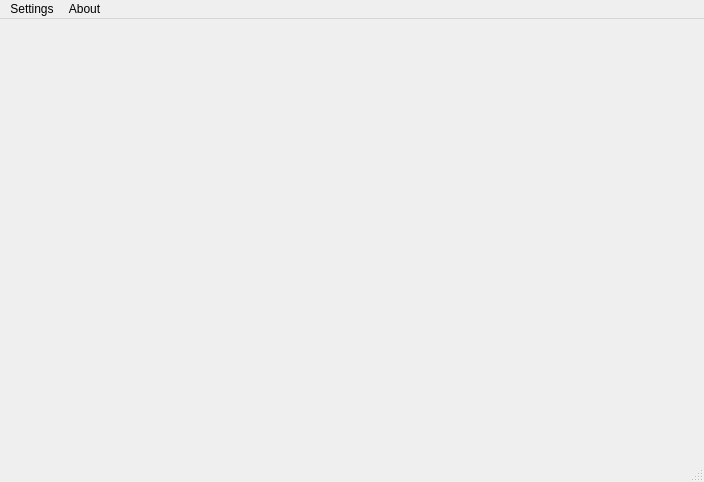
<?xml version="1.0" encoding="UTF-8"?>
<ui version="4.0">
 <class>main_window</class>
 <widget class="QMainWindow" name="main_window">
  <property name="geometry">
   <rect>
    <x>0</x>
    <y>0</y>
    <width>704</width>
    <height>482</height>
   </rect>
  </property>
  <property name="windowTitle">
   <string>Loading Exemple</string>
  </property>
  <widget class="QWidget" name="centralwidget"/>
  <widget class="QMenuBar" name="menubar">
   <property name="geometry">
    <rect>
     <x>0</x>
     <y>0</y>
     <width>704</width>
     <height>22</height>
    </rect>
   </property>
   <widget class="QMenu" name="menuTOTO">
    <property name="title">
     <string>Settings</string>
    </property>
   </widget>
   <widget class="QMenu" name="menuAbout">
    <property name="title">
     <string>About</string>
    </property>
   </widget>
   <addaction name="menuTOTO"/>
   <addaction name="menuAbout"/>
  </widget>
  <widget class="QStatusBar" name="statusbar"/>
 </widget>
 <resources/>
 <connections/>
</ui>
